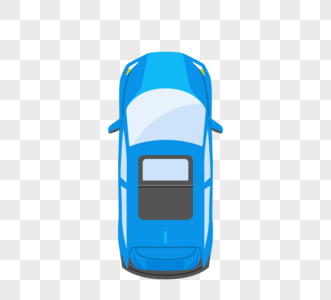
#> input picture Yolov5_DeepSort_Pytorch/icon_imgs/car.png, 331 x 300 px
$ python -i draw_route_extrapolate.py   (imports and definitions only)
#> lines starting #> are read from the running program, lines starting #| are printed output that depends on the picture
import os
import cv2
import numpy as np
from tqdm import tqdm
import argparse
import math

parser = argparse.ArgumentParser(description='Convert Models')
# [2 lines not run here, left out]

# [23 lines left out: function addTogether, not called in this run]

#tmp = 0 # Should be accurate signal later on
def sound_signal(draw_img):
    #導入車子圖
    #global tmp # Take the global var tmp
    car = cv2.imread('./car.png') #car圖片導入
    car = cv2.resize(car,(0,0),fx=0.15,fy=0.15)

    #導入ambulance
    amb = cv2.imread('./amb_copy.png') #ambulance圖片導入
    amb = cv2.resize(amb,(0,0),fx=0.5,fy=0.5)

    #================初始化座標值=====================
    x = int(0.1*draw_img.shape[1]) #圓的x座標 圖片的寬的倍數 shape=(length,width,channel)
    y = int(0.8*draw_img.shape[0]) #圓的y座標
    r =int(0.15*draw_img.shape[0]) #圓的半徑

    #================畫出圓形=====================
    cv2.circle(draw_img,(x,y),r,(84,46,8),-1)
    m = 3 #畫m個同心圓
    r_circle = r/m
    for i in range(1,m+1):
        cv2.circle(draw_img,(x,y),int(r_circle*i),(255,255,255),1)

    #================畫出直線=====================
    #每45度畫一條線
    #直線點座標(x_line,y_line)
    n = 12 #畫出n等份的圓
    degree_line = 360/n #每 degree_line度 就畫線
    #print("degree_line:"+str(degree_line))

    for i in range(n):
        theta_line =  ((i*degree_line)/180)*math.pi #角度轉成弧度
        x_line = int(x + r*math.cos(theta_line))
        y_line = int(y - r*math.sin(theta_line))
        cv2.line(draw_img,(x,y),(x_line,y_line),(250,255,255),1)

    #===========================================
    #方位角 角度為n等份的範圍值 (畫扇形:橢圓的長軸與短軸=圓形半徑)
    ### Select a specific signal
    p = 7 # 7*30
    #p = np.random.randint(0,n)  #隨機挑選第n等份的某值 -> Also, the pic being select is not in the correct order (Double random)


    #print("p:"+str(p))
    degree_elli_start = p * degree_line # degree_line=360/n #起始角度
    degree_elli_end = (p+1) * degree_line #終止角度

    # #橢圓(圖片名稱,中心點,(長軸,短軸),旋轉角度（順時針方向）,繪製的起始角度（順時針方向）,繪製的終止角度(順時針方向),線條顏色,線條粗細)
    cv2.ellipse(draw_img,(x,y),(r,r),0,-degree_elli_start,-degree_elli_end,(0,215,255),-1)

    addTogether(draw_img,car,70,410)
    addTogether(draw_img,amb,200,400)

    return draw_img

# [86 lines left out: functions draw_grtr, create_traj_data, not called in this run]

thetas = np.linspace(-0.2, 0.2, num=20)

# [110 lines left out: functions traj_diversify, draw_traj_heatmap, not called in this run]
        # [9 lines of commented-out code are left out]
# [1 line that did not run here, left out]
# [1 line that did not run here, left out]
# [1 line that did not run here, left out]
# [1 line that did not run here, left out]
# npy_dir = 'demo_out/'+args.input+'_npy'

# [1 line not run here, left out]
#os.makedirs(npy_dir, exist_ok=True)

predict_len = 6 #10 #6 #20 # tracking consistency
n_samples = 20 # multi-modality num
# blur_size = 10
blur_size = 3

# # ========== round2 all stop ==========
# block_id_list = \
# [1,4,5,8,13,14,15,20,21,37,41,56,69,67,84,85,102,110,111,121,129,130,137,148,152,153,154,155,157,164,179,185,186,194,196,200,201,208,214,224,225,230,246,251,256,259,269,273,275,277,278,
#  281,282,287,289,290,300,306,312,315,317,318,324,330,337,338,342,343,344,348,353,355,356,358,364,366,373,383,392,401,402,405,406,409,415,420,424,427,430,431,433,434,439,443,453,459,464,478,491,
#  482,484,486,494,499,505,506,508,513,518,521,524,532,539,543,544,549,553,565,575,586,589,590,594,596,   # No. 1500
#  639,640,641,642,643,644,645,646,647,648,649,650,651,652,653,654,655,656,657,658,659,660,661,662,663,664,665,666,667,668,669,670,671,672,673,674,675,676,677,678,679,680,
#  681,682,683,684,685,686,687,688,689,690,691,692,693,694,695,696,697,698,699,700,708,715,716,
#  736,737,743,745,746,748,752,773,785,791,792,793,810,811,821,823,828,830,832,833,840,845,853,858,864,869,884,850,893,895,896,911,921,929,935,936,938,945,960,970,974,976,983,1004,1015,1019,
#  1041,1050,1068,1079,1081,1082,1083,1094,1098,1104,1120,1178,1183,1188,1192,1195,1197,1199,1201,1209,1211,1212,1213,1214,1217,1219,1220,1121,1233,1246,1245,1251,1252,1254,1260,1261,1264,1266,
#  1270,1277,1284,1286,1295,1297,1343,1345,   # No. 3100
#  1379,1383,1385,1391,1403,1404,1407,1412,1413,1429,1435,1449,1458,1480,1483,1499,1500,1504,1505,1511,1516,1522,1535,1539,1551,1554,1558,1561,1565,1570,1572,1594,1600,1605,
#  1609,1616,1618,1620,1625,1626,1634,1638,1642,1646,1652,1656,1676,1680,1685,   # No. 3830
#  1702,1704,1720,1731,1737,1741,1749,1760,1762,1770,1772,1783,1798,1808,1810,1814,1819,1827,1838,1847,1865,1866,1871,1872,1877,1882,1888,1902,1906,1908,1909,1911,1912,1918,1923,1924,
#  1926,1928,1953,1960,1965,1966,1984,1990,1993,1998,2020,2025,2030,2032,2036,2048,2053,2056,2058,2079,2085,2090,2092,2098,2100,2104,2105,2111,2112,2146,   # No. 4850
#  2154,2161,2162,2163,2164,2165,2166,2167,2168,2169,2170,2171,2172,2173,2201,2202,2203,2204,2205,2206,2207,2208,2209,2210,2211,2212,2213,2214,2215,2216,2217,2218,2219,
#  2220,2221,2222,2223,2224,2225,2226,2227,2228,2230,2231,2237,2238,2243,2246,2249,2251,2263,2266,2279,2280,2283,2284,2289,2323,2326,2338,2348,2373,2398,2400,2405,2415,2416,2419,
#  2422,2426,2429,2432,2435,2436,2445,2448,2461,2464,2466,2485,2499,2505,2517,2524,2528,2531,2550,2555,2564,2569,2572,2575,2596,2604,2633,2646,2662,2664,2673,2674,2585,2630,2665,2668,2673,2681,
#  2684,2691,2694,2701,2702,2705,2713,2722,2725,2727,2731,2735,2738,2739,2748,2765,2766,2769,2771,2780,2791,2792,2794,2816,2823,2824,2826,2843,2845,2849,2850,2852,2853,2856,2859,2861,2864,
#  2867,2869,2871,2876,2884,2887,2889,2894,2896,2897,2900,2928,2934,2941,2942,2980,
#  # not in 3d detect
#  2,89,153,190,191,206,625,630,633,800,816,1280,1286,1287,1441,1491,1530,1585,
# ]
# # =====================================


# =========== round2 normal ===========
# block_id_list = \
# [
#  # NG case
#  41,139,234,251,255,260,313,319,448,560,564,619,738,793,808,873,894,922,925,963,1042,1097,1119,1129,1150,1164,1175,1246,1247,1298,1457,1466,1469,1495,1565,
#  1576,1681,1905,1908,1932,2037,2053,2057,2078,2087,2132,2167,2299,2326,2403,2424,2426,2427,2434,2511,2518,2563,2678,2653,2687,2691,2701,2713,2753,2775,2928,2932,2942,
#  2975,2988,2990,2991,3036,3037,
#  # not in 3d detect
#  2,3,4,5,8,9,12,13,15,16,19,22,75,87,89,91,153,187,190,191,200,201,206,209,211,213,214,470,555,557,562,564,565,567,585,586,587,588,589,590,591,592,593,594,595,596,
#  597,598,599,600,601,602,603,604,605,606,607,608,609,610,611,612,613,614,615,616,617,618,625,630,633,646,775,800,816,922,925,935,941,944,945,950,951,952,953,954,955,956,
#  957,958,970,972,980,985,997,1079,1084,1103,1118,1264,1272,1280,1286,1287,1321,1441,1490,1491,1503,1526,1530,1585,1594,1601,1607,1608,1614,1616,1619,1627,1640,
#  1641,1642,1643,1645,1646,1648,1649,1653,1661,1663,1669,1880,1886,1888,1891,1946,2015,2028,2147,2234,2263,2266,2272,2273,2274,2275,2276,2277,2278,2279,2280,
#  2377,2853,2888,2926,2970,2982,3003,3008
# ]
# =====================================
block_id_list = []

forget = 3 #5 #10

# [1 line that did not run here, left out]
# [1 line that did not run here, left out]
# [1 line not run here, left out]

>>> import cv2
>>> picture = cv2.cvtColor(cv2.imread('../../../Yolov5_DeepSort_Pytorch/icon_imgs/car.png'), cv2.COLOR_BGR2RGB)
>>> result = sound_signal(picture)
#> in sound_signal, car is the input picture: shape (300, 331, 3); mean B, G, R 238.3, 228.1, 210.9
#> in sound_signal, `car = cv2.resize(car,(0,0),fx=0.15,fy=0.15)`:
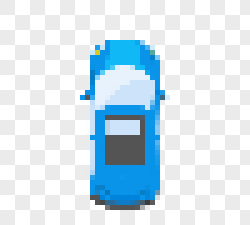
#> car: shape (45, 50, 3) (shown 5 times larger); mean B, G, R 238.1, 228, 211
#> (the run stopped early here; a loop or call above may not have finished)
